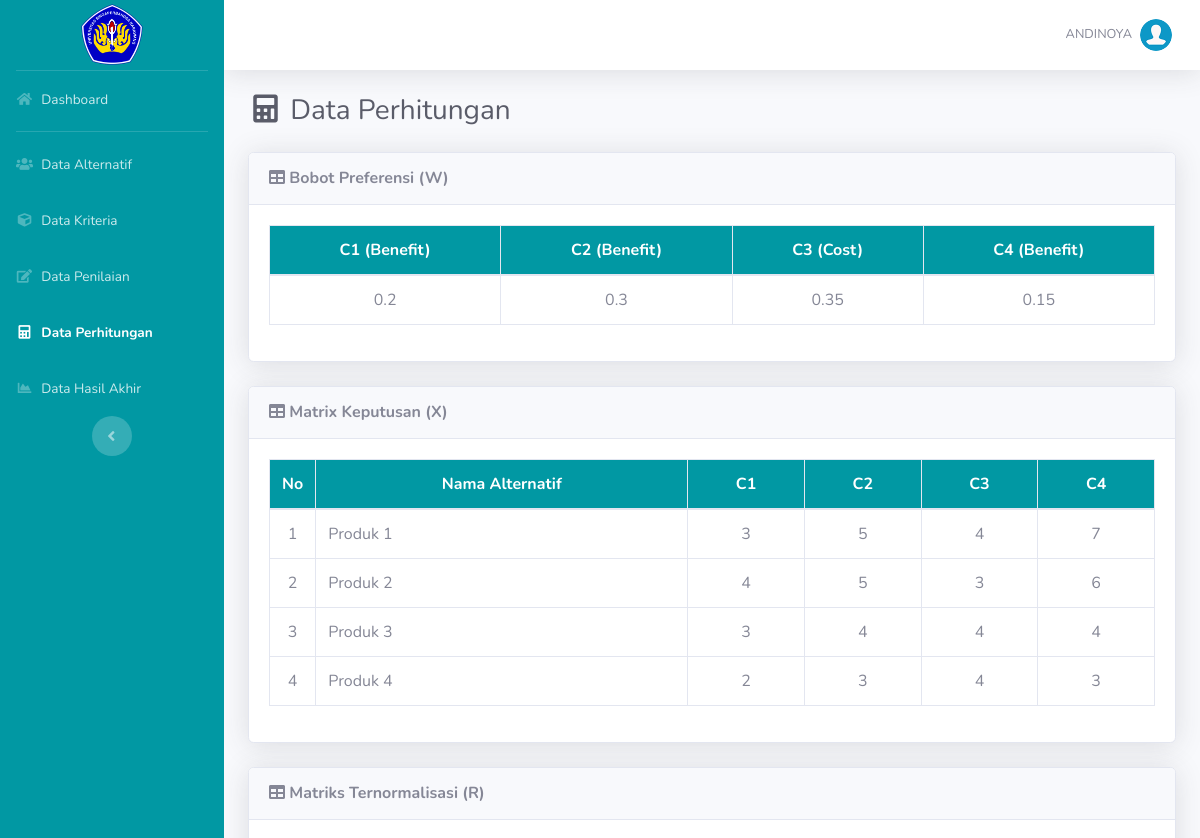
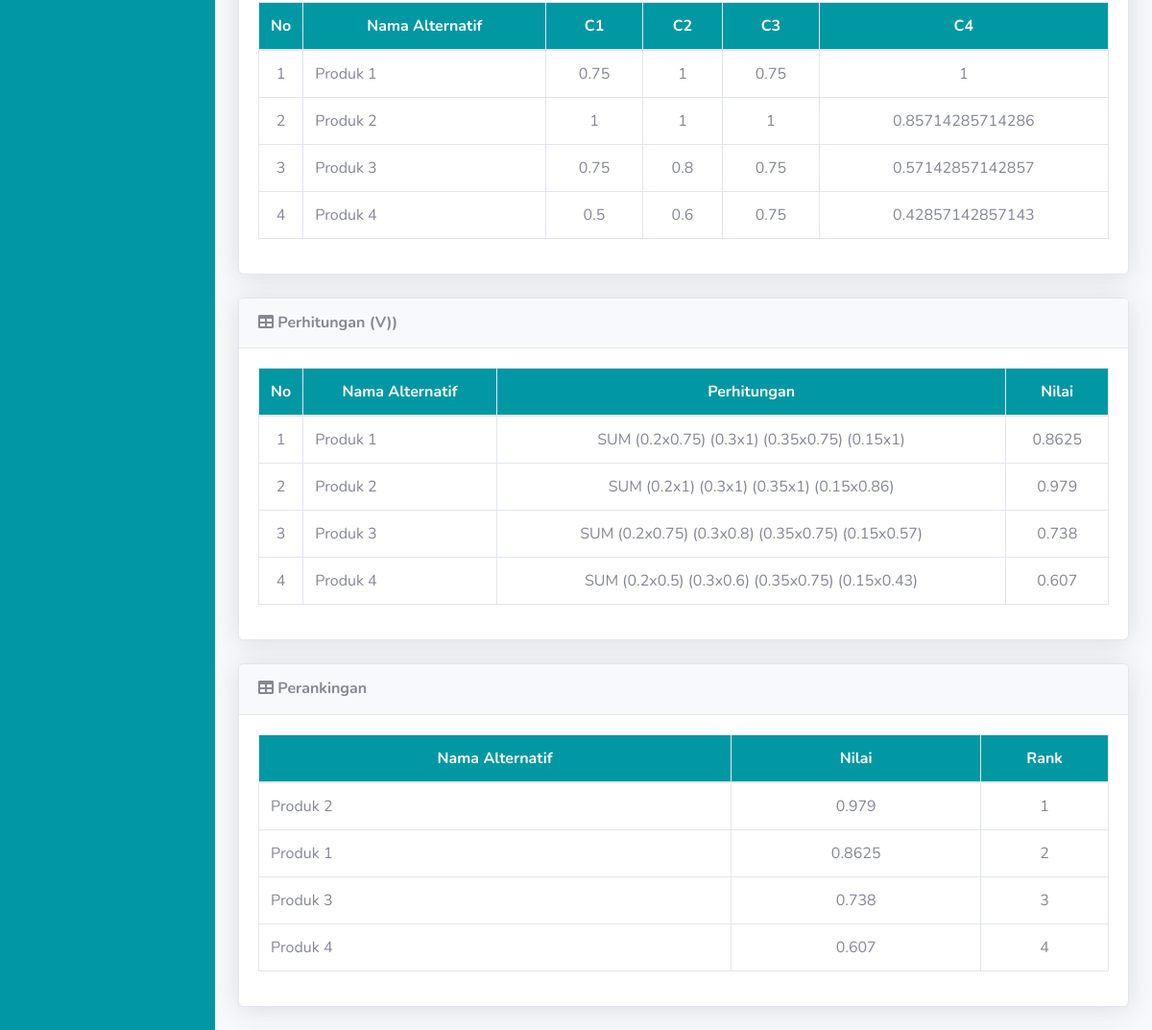
Page /perhitungan.php (signed in) on the committed database (2 pictures, top to bottom).
### tables this page shows
CREATE TABLE `kriteria` (
  `id_kriteria` int(11) NOT NULL,
  `kode_kriteria` varchar(10) NOT NULL,
  `kriteria` varchar(50) NOT NULL,
  `type` enum('Benefit','Cost') NOT NULL,
  `bobot` float NOT NULL,
  `ada_pilihan` tinyint(1) DEFAULT NULL
);

CREATE TABLE `alternatif` (
  `id_alternatif` int(11) NOT NULL,
  `alternatif` varchar(100) NOT NULL
);

CREATE TABLE `penilaian` (
  `id_penilaian` int(11) NOT NULL,
  `id_alternatif` int(10) NOT NULL,
  `id_kriteria` int(10) NOT NULL,
  `nilai` float NOT NULL
);

CREATE TABLE `hasil` (
  `id_hasil` int(11) NOT NULL,
  `kode_hasil` varchar(255) DEFAULT NULL,
  `id_alternatif` int(11) NOT NULL,
  `nilai` float NOT NULL
);

### includes/functions.php (called while the page is built, shortened)
<?php
function get_role()
{
	if (isset($_SESSION['user_id']) && isset($_SESSION['role'])) {
		if ($_SESSION['role'] == '1') {
			return 'admin';
		} else {
			return 'user';
		}
	} else {
		return false;
	}
}

### perhitungan.php (the view)
<?php
require_once('includes/init.php');
$user_role = get_role();
if ($user_role == 'admin') {
	$page = "Perhitungan";
	require_once('template/header.php');
	mysqli_query($koneksi, "TRUNCATE TABLE hasil;");
	$kriteria = array();
	$q1 = mysqli_query($koneksi, "SELECT * FROM kriteria ORDER BY kode_kriteria ASC");
	while ($krit = mysqli_fetch_array($q1)) {
		$kriteria[$krit['id_kriteria']]['id_kriteria'] = $krit['id_kriteria'];
		$kriteria[$krit['id_kriteria']]['kode_kriteria'] = $krit['kode_kriteria'];
		$kriteria[$krit['id_kriteria']]['kriteria'] = $krit['kriteria'];
		$kriteria[$krit['id_kriteria']]['type'] = $krit['type'];
		$kriteria[$krit['id_kriteria']]['bobot'] = $krit['bobot'];
		$kriteria[$krit['id_kriteria']]['ada_pilihan'] = $krit['ada_pilihan'];
	}
	$alternatif = array();
	$q2 = mysqli_query($koneksi, "SELECT * FROM alternatif");
	while ($alt = mysqli_fetch_array($q2)) {
		$alternatif[$alt['id_alternatif']]['id_alternatif'] = $alt['id_alternatif'];
		$alternatif[$alt['id_alternatif']]['alternatif'] = $alt['alternatif'];
	}
?>
	<div class="d-sm-flex align-items-center justify-content-between mb-4">
		<h1 class="h3 mb-0 text-gray-800"><i class="fas fa-fw fa-calculator"></i> Data Perhitungan</h1>
	</div>
	<div class="card shadow mb-4">
		<div class="card-header py-3">
			<h6 class="m-0 font-weight-bold"><i class="fa fa-table"></i> Bobot Preferensi (W)</h6>
		</div>
		<div class="card-body">
			<div class="table-responsive">
				<table class="table table-bordered" width="100%" cellspacing="0">
					<thead class="bg-primary text-white">
						<tr align="center" style="background-color: #0198A3;">
							<?php foreach ($kriteria as $key) : ?>
								<th><?= $key['kode_kriteria'] ?> (<?= $key['type'] ?>)</th>
							<?php endforeach ?>
						</tr>
					</thead>
					<tbody>
						<tr align="center">
							<?php foreach ($kriteria as $key) : ?>
								<td>
									<?php
									echo $key['bobot'];
									?>
								</td>
							<?php endforeach ?>
						</tr>
					</tbody>
				</table>
			</div>
		</div>
	</div>
	<div class="card shadow mb-4">
		<div class="card-header py-3">
			<h6 class="m-0 font-weight-bold"><i class="fa fa-table"></i> Matrix Keputusan (X)</h6>
		</div>
		<div class="card-body">
			<div class="table-responsive">
				<table class="table table-bordered" width="100%" cellspacing="0">
					<thead class="bg-primary text-white">
						<tr align="center" style="background-color: #0198A3;">
							<th width="5%" rowspan="2">No</th>
							<th>Nama Alternatif</th>
							<?php foreach ($kriteria as $key) : ?>
								<th><?= $key['kode_kriteria'] ?></th>
							<?php endforeach ?>
						</tr>
					</thead>
					<tbody>
						<?php
						$no = 1;
						foreach ($alternatif as $keys) : ?>
							<tr align="center">
								<td><?= $no; ?></td>
								<td align="left"><?= $keys['alternatif'] ?></td>
								<?php foreach ($kriteria as $key) : ?>
									<td>
										<?php
										if ($key['ada_pilihan'] == 1) {
											$q4 = mysqli_query($koneksi, "SELECT sub_kriteria.nilai FROM penilaian JOIN sub_kriteria WHERE penilaian.nilai=sub_kriteria.id_sub_kriteria AND penilaian.id_alternatif='$keys[id_alternatif]' AND penilaian.id_kriteria='$key[id_kriteria]'");
											$data = mysqli_fetch_array($q4);
											echo $data['nilai'];
										} else {
											$q4 = mysqli_query($koneksi, "SELECT nilai FROM penilaian WHERE id_alternatif='$keys[id_alternatif]' AND id_kriteria='$key[id_kriteria]'");
											$data = mysqli_fetch_array($q4);
											echo $data['nilai'];
										}
										?>
									</td>
								<?php endforeach ?>
							</tr>
						<?php
							$no++;
						endforeach
						?>
					</tbody>
				</table>
			</div>
		</div>
	</div>
	<div class="card shadow mb-4">
		<div class="card-header py-3">
			<h6 class="m-0 font-weight-bold"><i class="fa fa-table"></i> Matriks Ternormalisasi (R)</h6>
		</div>
		<div class="card-body">
			<div class="table-responsive">
				<table class="table table-bordered" width="100%" cellspacing="0">
					<thead class="bg-primary text-white">
						<tr align="center" style="background-color: #0198A3;">
							<th width="5%" rowspan="2">No</th>
							<th>Nama Alternatif</th>
							<?php foreach ($kriteria as $key) : ?>
								<th><?= $key['kode_kriteria'] ?></th>
							<?php endforeach ?>
						</tr>
					</thead>
					<tbody>
						<?php
						$no = 1;
						foreach ($alternatif as $keys) : ?>
							<tr align="center">
								<td><?= $no; ?></td>
								<td align="left"><?= $keys['alternatif'] ?></td>
								<?php foreach ($kriteria as $key) : ?>
									<td>
										<?php
										if ($key['ada_pilihan'] == 1) {
											$q4 = mysqli_query($koneksi, "SELECT sub_kriteria.nilai FROM penilaian JOIN sub_kriteria WHERE penilaian.nilai=sub_kriteria.id_sub_kriteria AND penilaian.id_alternatif='$keys[id_alternatif]' AND penilaian.id_kriteria='$key[id_kriteria]'");
											$dt1 = mysqli_fetch_array($q4);
											$q5 = mysqli_query($koneksi, "SELECT MAX(sub_kriteria.nilai) as max, MIN(sub_kriteria.nilai) as min, kriteria.type FROM penilaian JOIN sub_kriteria ON penilaian.nilai=sub_kriteria.id_sub_kriteria JOIN kriteria ON penilaian.id_kriteria=kriteria.id_kriteria WHERE penilaian.id_kriteria='$key[id_kriteria]'");
											$dt2 = mysqli_fetch_array($q5);
											if ($dt2['type'] == "Benefit") {
												echo round(($dt1['nilai'] / $dt2['max']), 2);
											} else {
												echo round(($dt2['min'] / $dt1['nilai']), 2);
											}
										} else {
											$q4 = mysqli_query($koneksi, "SELECT nilai FROM penilaian WHERE id_alternatif='$keys[id_alternatif]' AND id_kriteria='$key[id_kriteria]'");
											$dt1 = mysqli_fetch_array($q4);
											$q5 = mysqli_query($koneksi, "SELECT MAX(penilaian.nilai) as max, MIN(penilaian.nilai) as min, kriteria.type FROM penilaian JOIN kriteria ON penilaian.id_kriteria=kriteria.id_kriteria WHERE penilaian.id_kriteria=$key[id_kriteria]");
											$dt2 = mysqli_fetch_array($q5);
											if ($dt2['type'] == "Benefit") {
												echo $dt1['nilai'] / $dt2['max'];
											} else {
												echo $dt2['min'] / $dt1['nilai'];
											}
										}
										?>
									</td>
								<?php endforeach ?>
							</tr>
						<?php
							$no++;
						endforeach
						?>
					</tbody>
				</table>
			</div>
		</div>
	</div>
	<div class="card shadow mb-4">
		<div class="card-header py-3">
			<h6 class="m-0 font-weight-bold"><i class="fa fa-table"></i> Perhitungan (V))</h6>
		</div>
		<div class="card-body">
			<div class="table-responsive">
				<table class="table table-bordered" width="100%" cellspacing="0">
					<thead class="bg-primary text-white">
						<tr align="center" style="background-color: #0198A3;">
							<th width="5%" rowspan="2">No</th>
							<th>Nama Alternatif</th>
							<th>Perhitungan</th>
							<th>Nilai</th>
						</tr>
					</thead>
					<tbody>
						<?php
						$no = 1;
						foreach ($alternatif as $keys) : ?>
							<tr align="center">
								<td><?= $no; ?></td>
								<td align="left"><?= $keys['alternatif'] ?></td>
								<td>
									SUM
									<?php
									$nilai_v = 0;
									foreach ($kriteria as $key) :
										$bobot = $key['bobot'];
										if ($key['ada_pilihan'] == 1) {
											$q4 = mysqli_query($koneksi, "SELECT sub_kriteria.nilai FROM penilaian JOIN sub_kriteria WHERE penilaian.nilai=sub_kriteria.id_sub_kriteria AND penilaian.id_alternatif='$keys[id_alternatif]' AND penilaian.id_kriteria='$key[id_kriteria]'");
											$dt1 = mysqli_fetch_array($q4);
											$q5 = mysqli_query($koneksi, "SELECT MAX(sub_kriteria.nilai) as max, MIN(sub_kriteria.nilai) as min, kriteria.type FROM penilaian JOIN sub_kriteria ON penilaian.nilai=sub_kriteria.id_sub_kriteria JOIN kriteria ON penilaian.id_kriteria=kriteria.id_kriteria WHERE penilaian.id_kriteria='$key[id_kriteria]'");
											$dt2 = mysqli_fetch_array($q5);
											if ($dt2['type'] == "Benefit") {
												$nilai_r = round(($dt1['nilai'] / $dt2['max']), 2);
											} else {
												$nilai_r = round(($dt2['min'] / $dt1['nilai']), 2);
											}
										} else {
											$q4 = mysqli_query($koneksi, "SELECT nilai FROM penilaian WHERE id_alternatif='$keys[id_alternatif]' AND id_kriteria='$key[id_kriteria]'");
											$dt1 = mysqli_fetch_array($q4);
											$q5 = mysqli_query($koneksi, "SELECT MAX(penilaian.nilai) as max, MIN(penilaian.nilai) as min, kriteria.type FROM penilaian JOIN kriteria ON penilaian.id_kriteria=kriteria.id_kriteria WHERE penilaian.id_kriteria='$key[id_kriteria]'");
											$dt2 = mysqli_fetch_array($q5);
											if ($dt2['type'] == "Benefit") {
												$nilai_r = round(($dt1['nilai'] / $dt2['max']), 2);
											} else {
												$nilai_r = round(($dt2['min'] / $dt1['nilai']), 2);
											}
										}
										$nilai_penjumlahan = $bobot * $nilai_r;
										$nilai_v += $nilai_penjumlahan;
										echo "(" . $bobot . "x" . $nilai_r . ") ";
									endforeach ?>
								</td>
								<td>
									<?php
									echo $nilai_v;
									$kode = uniqid('kode-', true);
									mysqli_query($koneksi, "INSERT INTO hasil (id_hasil, kode_hasil, id_alternatif, nilai) VALUES ('', '$kode', '$keys[id_alternatif]', '$nilai_v')");
									?>
								</td>
							</tr>
						<?php
							$no++;
						endforeach
						?>
					</tbody>
				</table>
			</div>
		</div>
	</div>
	<div class="card shadow mb-4">
		<div class="card-header py-3">
			<h6 class="m-0 font-weight-bold"><i class="fa fa-table"></i> Perankingan</h6>
		</div>
		<div class="card-body">
			<div class="table-responsive">
				<table class="table table-bordered" width="100%" cellspacing="0">
					<thead class="bg-primary text-white">
						<tr align="center" style="background-color: #0198A3;">
							<th>Nama Alternatif</th>
							<th>Nilai</th>
							<th width="15%">Rank</th>
					</thead>
					<tbody>
						<?php
						$no = 0;
						$query = mysqli_query($koneksi, "SELECT * FROM hasil JOIN alternatif ON hasil.id_alternatif=alternatif.id_alternatif ORDER BY hasil.nilai DESC");
						while ($data = mysqli_fetch_array($query)) {
							$no++;
						?>
							<tr align="center">
								<td align="left"><?= $data['alternatif'] ?></td>
								<td><?= $data['nilai'] ?></td>
								<td><?= $no; ?></td>
							</tr>
						<?php
						}
						?>
					</tbody>
				</table>
			</div>
		</div>
	</div>
<?php
	require_once('template/footer.php');
} else {
	header('Location: login.php');
}
?>

### template/header.php (shortened to what this page needs)
<!DOCTYPE html>
<html lang="en">
<head>
  <link href="assets/vendor/fontawesome-free/css/all.min.css" rel="stylesheet" type="text/css">
  <link href="assets/css/sb-admin-2.min.css" rel="stylesheet">
  <link href="assets/vendor/datatables/dataTables.bootstrap4.min.css" rel="stylesheet">
</head>
<body id="page-top">
  <div id="wrapper">
    <ul class="navbar-nav navbar-light sidebar sidebar-dark accordion" style="background-color: #0198A3;" id="accordionSidebar">
      <a class="sidebar-brand d-flex align-items-center justify-content-center" href="index.php">
        <div class="sidebar-brand-icon rotate-n-0">
        <img src="assets/logo-UNSIKA 5.png" alt="Logo" style="max-width: 50%; height: auto;">
        </div>
      </a>
      <hr class="sidebar-divider my-0">
      <li class="nav-item <?php if($page == "Dashboard"){echo "active";} ?>">
        <a class="nav-link" href="index.php">
          <i class="fas fa-fw fa-home"></i>
          <span>Dashboard</span></a>
      </li>
	  <?php
	  $user_role = get_role();
	  if($user_role == 'admin') {
	  ?>
      <hr class="sidebar-divider my-1">
      <li class="nav-item <?php if($page == "Alternatif"){echo "active";} ?>">
        <a class="nav-link" href="list-alternatif.php">
          <i class="fas fa-fw fa-users"></i>
          <span>Data Alternatif</span></a>
      </li>
	  <li class="nav-item <?php if($page == "Kriteria"){echo "active";} ?>">
        <a class="nav-link" href="list-kriteria.php">
          <i class="fas fa-fw fa-cube"></i>
          <span>Data Kriteria</span></a>
      </li>
	  <li class="nav-item <?php if($page == "Penilaian"){echo "active";} ?>">
        <a class="nav-link" href="list-penilaian.php">
          <i class="fas fa-fw fa-edit"></i>
          <span>Data Penilaian</span></a>
      </li>
	  <li class="nav-item <?php if($page == "Perhitungan"){echo "active";} ?>">
        <a class="nav-link" href="perhitungan.php">
          <i class="fas fa-fw fa-calculator"></i>
          <span>Data Perhitungan</span></a>
      </li>
	  <li class="nav-item <?php if($page == "Hasil"){echo "active";} ?>">
        <a class="nav-link" href="hasil.php">
          <i class="fas fa-fw fa-chart-area"></i>
          <span>Data Hasil Akhir</span></a>
      </li>
	  <?php
	  }
	  ?>
      <div class="text-center d-none d-md-inline">
        <button class="rounded-circle border-0" id="sidebarToggle"></button>
      </div>
    </ul>
    <div id="content-wrapper" class="d-flex flex-column">
      <div id="content">
        <nav class="navbar navbar-expand navbar-light bg-white topbar mb-4 static-top shadow">
          <ul class="navbar-nav ml-auto">
            <li class="nav-item dropdown no-arrow">
              <a class="nav-link dropdown-toggle" href="#" id="userDropdown" role="button" data-toggle="dropdown" aria-haspopup="true" aria-expanded="false">
                <span class="text-uppercase mr-2 d-none d-lg-inline text-gray-600 small">
					<?php
					echo $_SESSION['username'];
					?>
				</span>
                <img class="img-profile rounded-circle" src="assets/img/user.png">
              </a>
            </li>
          </ul>
        </nav>
		<div class="container-fluid">

### template/footer.php (shortened to what this page needs)
</div>
</div>
</div>
</body>
</html>

### rows in the picture
kriteria: kode_kriteria "C1", type "Benefit", bobot "0.2", penilaian.nilai "3", penilaian.nilai "4", penilaian.nilai "2", max "0.75", max "1", max "0.5", nilai_r "0.75", nilai_r "1", nilai_r "0.5"
kriteria: kode_kriteria "C2", type "Benefit", bobot "0.3", penilaian.nilai "5", penilaian.nilai "4", penilaian.nilai "3", max "1", max "0.8", max "0.6", nilai_r "1", nilai_r "0.8", nilai_r "0.6"
kriteria: kode_kriteria "C3", type "Cost", bobot "0.35", penilaian.nilai "4", penilaian.nilai "3", nilai "0.75", nilai "1", nilai_r "0.75", nilai_r "1"
kriteria: kode_kriteria "C4", type "Benefit", bobot "0.15", penilaian.nilai "7", penilaian.nilai "6", penilaian.nilai "4", penilaian.nilai "3", max "1", max "0.85714285714286", max "0.57142857142857", max "0.42857142857143", nilai_r "1", nilai_r "0.86", nilai_r "0.57", nilai_r "0.43"
alternatif: alternatif "Produk 1", nilai_v "0.8625"
alternatif: alternatif "Produk 2", nilai_v "0.979"
alternatif: alternatif "Produk 3", nilai_v "0.738"
alternatif: alternatif "Produk 4", nilai_v "0.607"
hasil: id_alternatif.alternatif "Produk 2", nilai "0.979"
hasil: id_alternatif.alternatif "Produk 1", nilai "0.8625"
hasil: id_alternatif.alternatif "Produk 3", nilai "0.738"
hasil: id_alternatif.alternatif "Produk 4", nilai "0.607"

### other values in the picture
$_SESSION['username'] "ANDINOYA"
